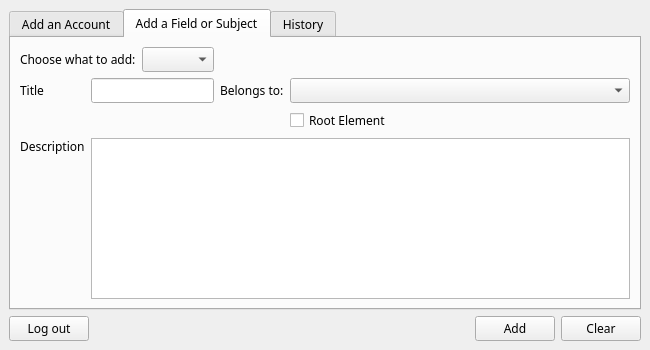
<?xml version="1.0" encoding="UTF-8"?>
<ui version="4.0">
 <class>AdminWindow</class>
 <widget class="QMainWindow" name="AdminWindow">
  <property name="geometry">
   <rect>
    <x>0</x>
    <y>0</y>
    <width>650</width>
    <height>350</height>
   </rect>
  </property>
  <property name="minimumSize">
   <size>
    <width>650</width>
    <height>350</height>
   </size>
  </property>
  <property name="font">
   <font>
    <family>Bahnschrift Light</family>
   </font>
  </property>
  <property name="windowTitle">
   <string>MainWindow</string>
  </property>
  <widget class="QWidget" name="centralwidget">
   <layout class="QGridLayout" name="gridLayout">
    <item row="2" column="2">
     <widget class="QPushButton" name="Save">
      <property name="text">
       <string>Add</string>
      </property>
     </widget>
    </item>
    <item row="2" column="1">
     <spacer name="ButtonSpacer">
      <property name="orientation">
       <enum>Qt::Horizontal</enum>
      </property>
      <property name="sizeHint" stdset="0">
       <size>
        <width>40</width>
        <height>20</height>
       </size>
      </property>
     </spacer>
    </item>
    <item row="2" column="3">
     <widget class="QPushButton" name="Reset">
      <property name="sizePolicy">
       <sizepolicy hsizetype="Fixed" vsizetype="Fixed">
        <horstretch>0</horstretch>
        <verstretch>0</verstretch>
       </sizepolicy>
      </property>
      <property name="text">
       <string>Clear</string>
      </property>
     </widget>
    </item>
    <item row="2" column="0">
     <widget class="QPushButton" name="Exit">
      <property name="text">
       <string>Log out</string>
      </property>
     </widget>
    </item>
    <item row="0" column="0" colspan="4">
     <widget class="QTabWidget" name="Tabs">
      <property name="sizePolicy">
       <sizepolicy hsizetype="Expanding" vsizetype="Expanding">
        <horstretch>0</horstretch>
        <verstretch>0</verstretch>
       </sizepolicy>
      </property>
      <property name="maximumSize">
       <size>
        <width>16777215</width>
        <height>16777215</height>
       </size>
      </property>
      <property name="font">
       <font>
        <family>Bahnschrift Light</family>
        <weight>50</weight>
        <bold>false</bold>
       </font>
      </property>
      <property name="tabPosition">
       <enum>QTabWidget::North</enum>
      </property>
      <property name="tabShape">
       <enum>QTabWidget::Rounded</enum>
      </property>
      <property name="currentIndex">
       <number>1</number>
      </property>
      <property name="iconSize">
       <size>
        <width>16</width>
        <height>16</height>
       </size>
      </property>
      <property name="elideMode">
       <enum>Qt::ElideNone</enum>
      </property>
      <property name="usesScrollButtons">
       <bool>false</bool>
      </property>
      <property name="documentMode">
       <bool>false</bool>
      </property>
      <property name="tabsClosable">
       <bool>false</bool>
      </property>
      <property name="tabBarAutoHide">
       <bool>false</bool>
      </property>
      <widget class="QWidget" name="ACCOUNT">
       <attribute name="title">
        <string>Add an Account</string>
       </attribute>
       <layout class="QGridLayout" name="gridLayout_5">
        <item row="0" column="0">
         <widget class="QLabel" name="_username">
          <property name="text">
           <string>Username</string>
          </property>
          <property name="buddy">
           <cstring>Username</cstring>
          </property>
         </widget>
        </item>
        <item row="0" column="1">
         <widget class="QLineEdit" name="Username">
          <property name="enabled">
           <bool>true</bool>
          </property>
          <property name="readOnly">
           <bool>true</bool>
          </property>
         </widget>
        </item>
        <item row="0" column="2">
         <widget class="QLabel" name="_password">
          <property name="text">
           <string>Password</string>
          </property>
          <property name="buddy">
           <cstring>Password</cstring>
          </property>
         </widget>
        </item>
        <item row="0" column="3">
         <widget class="QLineEdit" name="Password">
          <property name="echoMode">
           <enum>QLineEdit::PasswordEchoOnEdit</enum>
          </property>
         </widget>
        </item>
        <item row="1" column="0">
         <widget class="QLabel" name="_name">
          <property name="text">
           <string>Name</string>
          </property>
          <property name="buddy">
           <cstring>Name</cstring>
          </property>
         </widget>
        </item>
        <item row="1" column="1">
         <widget class="QLineEdit" name="Name"/>
        </item>
        <item row="1" column="2">
         <widget class="QLabel" name="_surname">
          <property name="text">
           <string>Surname</string>
          </property>
          <property name="buddy">
           <cstring>Surname</cstring>
          </property>
         </widget>
        </item>
        <item row="1" column="3">
         <widget class="QLineEdit" name="Surname"/>
        </item>
        <item row="2" column="0">
         <widget class="QLabel" name="_regdate">
          <property name="text">
           <string>Register date</string>
          </property>
          <property name="buddy">
           <cstring>Regdate</cstring>
          </property>
         </widget>
        </item>
        <item row="2" column="1">
         <widget class="QDateTimeEdit" name="Regdate">
          <property name="sizePolicy">
           <sizepolicy hsizetype="Expanding" vsizetype="Fixed">
            <horstretch>0</horstretch>
            <verstretch>0</verstretch>
           </sizepolicy>
          </property>
          <property name="readOnly">
           <bool>true</bool>
          </property>
          <property name="buttonSymbols">
           <enum>QAbstractSpinBox::NoButtons</enum>
          </property>
          <property name="showGroupSeparator" stdset="0">
           <bool>false</bool>
          </property>
          <property name="displayFormat">
           <string notr="true">dd-MM-yyyy HH:mm:ss</string>
          </property>
         </widget>
        </item>
        <item row="2" column="2">
         <widget class="QLabel" name="_email">
          <property name="text">
           <string>E-Mail</string>
          </property>
          <property name="buddy">
           <cstring>Email</cstring>
          </property>
         </widget>
        </item>
        <item row="2" column="3">
         <widget class="QLineEdit" name="Email"/>
        </item>
        <item row="4" column="0" colspan="4">
         <widget class="QStackedWidget" name="stackedRC">
          <property name="currentIndex">
           <number>2</number>
          </property>
          <widget class="QWidget" name="blank"/>
          <widget class="QWidget" name="stack_recruiter">
           <layout class="QGridLayout" name="gridLayout_2">
            <item row="0" column="0">
             <widget class="QLabel" name="R_expyears">
              <property name="text">
               <string>Years of Experience</string>
              </property>
             </widget>
            </item>
            <item row="0" column="1">
             <widget class="QSpinBox" name="RExpYears"/>
            </item>
            <item row="0" column="2">
             <widget class="QLabel" name="Rfirm">
              <property name="text">
               <string>Firm</string>
              </property>
             </widget>
            </item>
            <item row="0" column="3">
             <widget class="QComboBox" name="RFirm"/>
            </item>
            <item row="1" column="2">
             <spacer name="verticalSpacer_2">
              <property name="orientation">
               <enum>Qt::Vertical</enum>
              </property>
              <property name="sizeHint" stdset="0">
               <size>
                <width>20</width>
                <height>108</height>
               </size>
              </property>
             </spacer>
            </item>
           </layout>
          </widget>
          <widget class="QWidget" name="stack_candidate">
           <layout class="QGridLayout" name="gridLayout_6">
            <item row="0" column="3">
             <widget class="QLineEdit" name="CCertificates"/>
            </item>
            <item row="1" column="0">
             <widget class="QLabel" name="C_biography">
              <property name="text">
               <string>Biography</string>
              </property>
              <property name="buddy">
               <cstring>CBiography</cstring>
              </property>
             </widget>
            </item>
            <item row="0" column="1">
             <widget class="QLineEdit" name="CRecommendations"/>
            </item>
            <item row="0" column="2">
             <widget class="QLabel" name="C_certificates">
              <property name="text">
               <string>Certificates</string>
              </property>
              <property name="buddy">
               <cstring>CCertificates</cstring>
              </property>
             </widget>
            </item>
            <item row="2" column="0">
             <spacer name="verticalSpacer_3">
              <property name="orientation">
               <enum>Qt::Vertical</enum>
              </property>
              <property name="sizeHint" stdset="0">
               <size>
                <width>20</width>
                <height>40</height>
               </size>
              </property>
             </spacer>
            </item>
            <item row="1" column="1" rowspan="2" colspan="3">
             <widget class="QPlainTextEdit" name="CBiography"/>
            </item>
            <item row="0" column="0">
             <widget class="QLabel" name="C_recommendations">
              <property name="text">
               <string>Reccomendations</string>
              </property>
              <property name="buddy">
               <cstring>CRecommendations</cstring>
              </property>
             </widget>
            </item>
           </layout>
          </widget>
         </widget>
        </item>
        <item row="3" column="1">
         <widget class="QComboBox" name="RCChoose">
          <property name="sizePolicy">
           <sizepolicy hsizetype="Expanding" vsizetype="Fixed">
            <horstretch>0</horstretch>
            <verstretch>0</verstretch>
           </sizepolicy>
          </property>
          <item>
           <property name="text">
            <string>Recruiter</string>
           </property>
          </item>
          <item>
           <property name="text">
            <string>Candidate</string>
           </property>
          </item>
         </widget>
        </item>
        <item row="3" column="0">
         <widget class="QLabel" name="RC_choose">
          <property name="text">
           <string>Choose type of user:</string>
          </property>
         </widget>
        </item>
       </layout>
      </widget>
      <widget class="QWidget" name="WORKPOS">
       <attribute name="title">
        <string>Add a Field or Subject</string>
       </attribute>
       <layout class="QGridLayout" name="gridLayout_3">
        <item row="0" column="0" colspan="2">
         <widget class="QLabel" name="FS_choose">
          <property name="text">
           <string>Choose what to add:</string>
          </property>
         </widget>
        </item>
        <item row="0" column="2">
         <widget class="QComboBox" name="FSCHoose">
          <property name="currentIndex">
           <number>-1</number>
          </property>
          <item>
           <property name="text">
            <string>Field</string>
           </property>
          </item>
          <item>
           <property name="text">
            <string>Subject</string>
           </property>
          </item>
         </widget>
        </item>
        <item row="1" column="0">
         <widget class="QLabel" name="FS_title">
          <property name="text">
           <string>Title</string>
          </property>
          <property name="buddy">
           <cstring>FSTitle</cstring>
          </property>
         </widget>
        </item>
        <item row="1" column="1" colspan="2">
         <widget class="QLineEdit" name="FSTitle">
          <property name="layoutDirection">
           <enum>Qt::LeftToRight</enum>
          </property>
         </widget>
        </item>
        <item row="1" column="3">
         <widget class="QLabel" name="FS_belongs">
          <property name="text">
           <string>Belongs to:</string>
          </property>
         </widget>
        </item>
        <item row="1" column="4">
         <widget class="QComboBox" name="FSBelongs">
          <property name="sizePolicy">
           <sizepolicy hsizetype="Expanding" vsizetype="Fixed">
            <horstretch>0</horstretch>
            <verstretch>0</verstretch>
           </sizepolicy>
          </property>
         </widget>
        </item>
        <item row="2" column="4">
         <widget class="QCheckBox" name="FS_rootcheck">
          <property name="text">
           <string>Root Element</string>
          </property>
         </widget>
        </item>
        <item row="3" column="0">
         <widget class="QLabel" name="FS_description">
          <property name="text">
           <string>Description</string>
          </property>
         </widget>
        </item>
        <item row="3" column="1" rowspan="3" colspan="4">
         <widget class="QTextEdit" name="FSDecription"/>
        </item>
        <item row="4" column="0">
         <spacer name="verticalSpacer">
          <property name="orientation">
           <enum>Qt::Vertical</enum>
          </property>
          <property name="sizeType">
           <enum>QSizePolicy::Expanding</enum>
          </property>
          <property name="sizeHint" stdset="0">
           <size>
            <width>20</width>
            <height>40</height>
           </size>
          </property>
         </spacer>
        </item>
       </layout>
      </widget>
      <widget class="QWidget" name="HISTORY">
       <attribute name="title">
        <string>History</string>
       </attribute>
       <layout class="QGridLayout" name="gridLayout_4">
        <item row="2" column="0" colspan="3">
         <widget class="QTableWidget" name="HResults">
          <property name="sizeAdjustPolicy">
           <enum>QAbstractScrollArea::AdjustToContentsOnFirstShow</enum>
          </property>
          <property name="alternatingRowColors">
           <bool>true</bool>
          </property>
          <column>
           <property name="text">
            <string>User</string>
           </property>
          </column>
          <column>
           <property name="text">
            <string>Date</string>
           </property>
          </column>
          <column>
           <property name="text">
            <string>Status</string>
           </property>
          </column>
          <column>
           <property name="text">
            <string>Type</string>
           </property>
          </column>
          <column>
           <property name="text">
            <string>Table Name</string>
           </property>
          </column>
         </widget>
        </item>
        <item row="0" column="2">
         <widget class="QComboBox" name="HOrder2"/>
        </item>
        <item row="0" column="0">
         <widget class="QLabel" name="H_order">
          <property name="text">
           <string>Order By:</string>
          </property>
         </widget>
        </item>
        <item row="0" column="1">
         <widget class="QComboBox" name="HOrder">
          <property name="currentText">
           <string/>
          </property>
          <property name="currentIndex">
           <number>-1</number>
          </property>
          <property name="insertPolicy">
           <enum>QComboBox::NoInsert</enum>
          </property>
          <item>
           <property name="text">
            <string>Table</string>
           </property>
          </item>
          <item>
           <property name="text">
            <string>User</string>
           </property>
          </item>
         </widget>
        </item>
        <item row="1" column="0">
         <widget class="QLabel" name="H_timeperiod">
          <property name="text">
           <string>Time period</string>
          </property>
         </widget>
        </item>
        <item row="1" column="1">
         <widget class="QDateEdit" name="HTPStart">
          <property name="displayFormat">
           <string>dd-MM-yyyy</string>
          </property>
         </widget>
        </item>
        <item row="1" column="2">
         <widget class="QDateEdit" name="HTPEnd">
          <property name="displayFormat">
           <string>dd-MM-yyyy</string>
          </property>
         </widget>
        </item>
       </layout>
      </widget>
     </widget>
    </item>
   </layout>
  </widget>
 </widget>
 <tabstops>
  <tabstop>Tabs</tabstop>
  <tabstop>Username</tabstop>
  <tabstop>Password</tabstop>
  <tabstop>Name</tabstop>
  <tabstop>Surname</tabstop>
  <tabstop>Regdate</tabstop>
  <tabstop>Email</tabstop>
  <tabstop>RCChoose</tabstop>
  <tabstop>RExpYears</tabstop>
  <tabstop>RFirm</tabstop>
  <tabstop>CRecommendations</tabstop>
  <tabstop>CCertificates</tabstop>
  <tabstop>CBiography</tabstop>
  <tabstop>FSCHoose</tabstop>
  <tabstop>FSTitle</tabstop>
  <tabstop>FSBelongs</tabstop>
  <tabstop>FS_rootcheck</tabstop>
  <tabstop>FSDecription</tabstop>
  <tabstop>HOrder</tabstop>
  <tabstop>HOrder2</tabstop>
  <tabstop>HResults</tabstop>
  <tabstop>Reset</tabstop>
  <tabstop>Save</tabstop>
  <tabstop>Exit</tabstop>
  <tabstop>Regdate_3</tabstop>
  <tabstop>Email_3</tabstop>
  <tabstop>lineEdit_5</tabstop>
  <tabstop>lineEdit_6</tabstop>
  <tabstop>plainTextEdit_3</tabstop>
  <tabstop>spinBox_3</tabstop>
  <tabstop>comboBox_7</tabstop>
  <tabstop>comboBox_8</tabstop>
  <tabstop>comboBox_9</tabstop>
  <tabstop>textEdit_3</tabstop>
  <tabstop>JTitle_3</tabstop>
  <tabstop>checkBox_3</tabstop>
  <tabstop>Password_3</tabstop>
  <tabstop>Surname_3</tabstop>
  <tabstop>Name_3</tabstop>
  <tabstop>Username_3</tabstop>
 </tabstops>
 <resources/>
 <connections/>
</ui>
